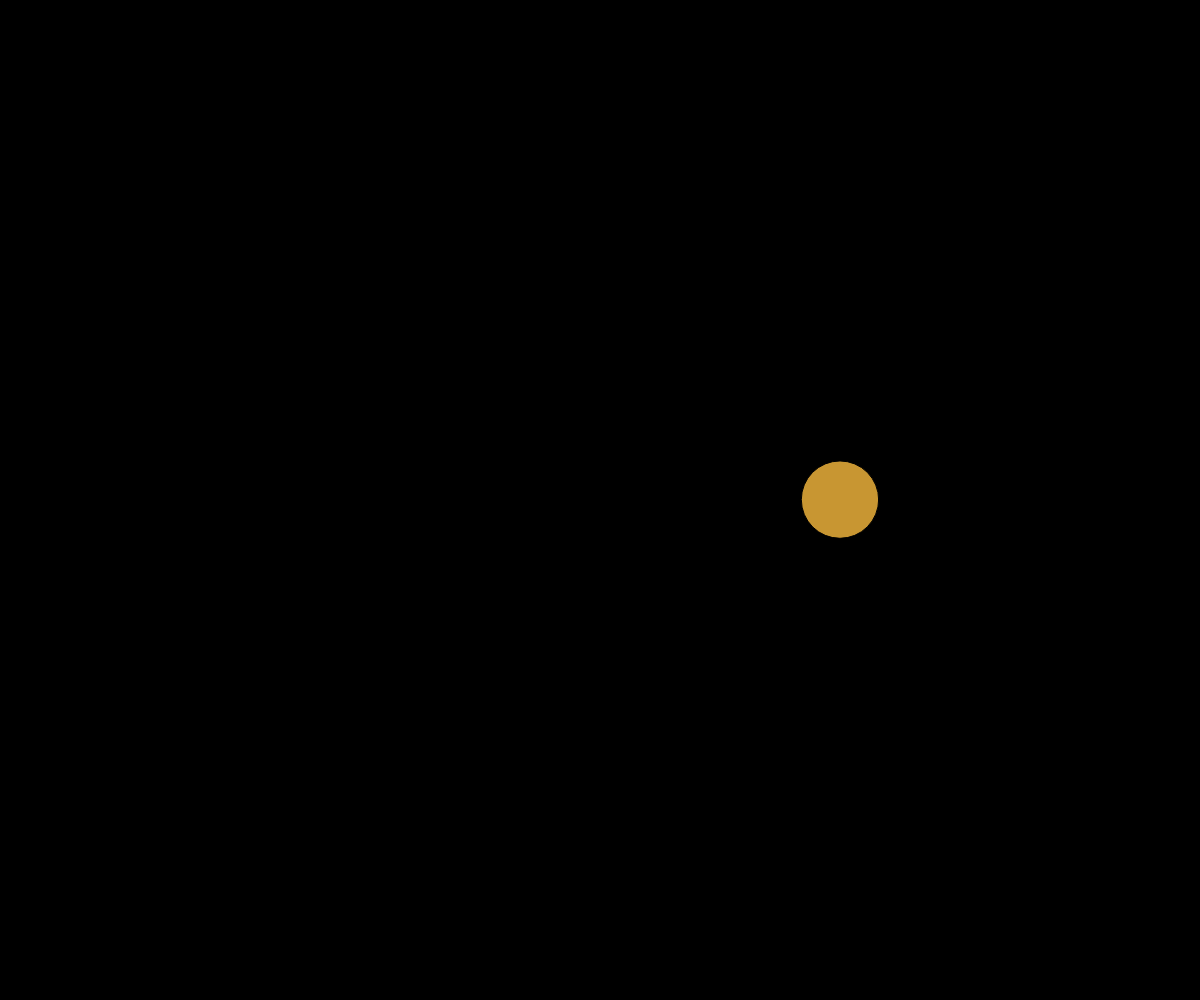
Frame 1 (no input)
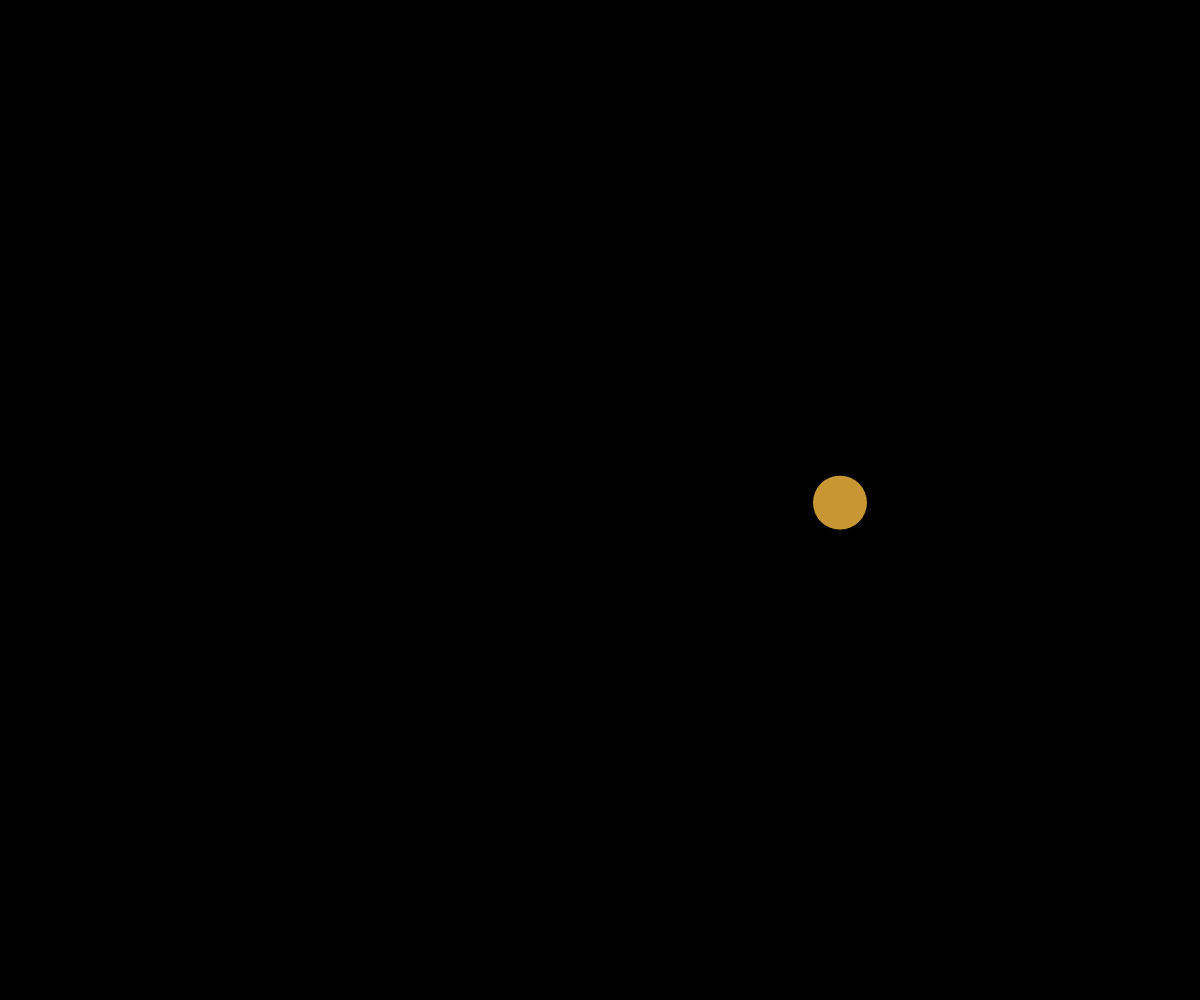
Frame 60 (no input)
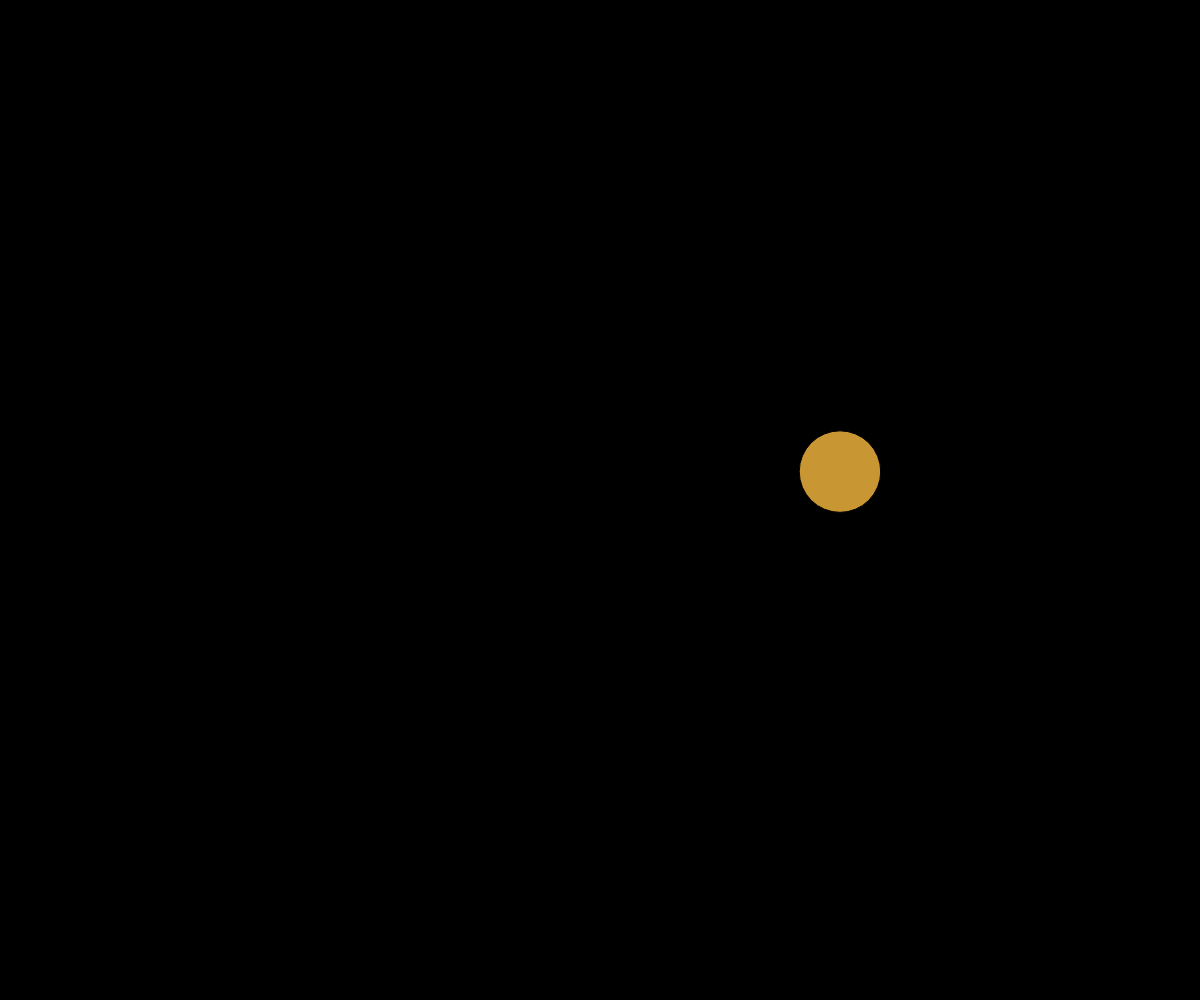
Frame 120 (the mouse pressed at the canvas centre since frame 60)

The p5.js sketch that drew these frames (run headless with seeded random() and noise() and a simulated clock; from frame 60 on, the mouse is pressed at the canvas centre):

// p5.js sketch
// ── sketch.js
// Random vs Noise
// Mr. Scott
// Feb 27, 2026
//
// Looking at unpredictability
// Specifically the difference between
// Uniformly distributed numbers
// and Perlin Noise
//
// Challenge: use noise() to make/use a
// ySpeed variable. Each frame, add 
// ySpeed to y2;
//


// Global Variables
let d1, d2;
let minSize = 5;  let maxSize = 200;
let x1, x2, y1, y2;

// variables for using noise()
let noiseTime = 5, noiseSpeed = 0.02;
//"noiseSpeed" controls how connected
//the random noise() values are





function setup() {
  createCanvas(windowWidth, windowHeight);
  x1 = width * 0.3;  y1 = height * 0.5;
  x2 = width * 0.7;  y2 = height * 0.5;
  //  frameRate(3);
}

let ySpeed = 0; //range:  -5 and + 5
let yNoiseTime = 10, yNoiseSpeed = 0.1;

function draw() {
  background(0);
  // randomSeed(703); //actual value
  // stars();
  ySpeed = noise(yNoiseTime);
  ySpeed = map(ySpeed,0,1,-5,5);
  y2 += ySpeed;
  yNoiseTime += yNoiseSpeed;
  //randomCircle();
  noiseCircle();
}

function noiseCircle(){
  //draw a fixed circle with randomly
  //changing (but smooth!) diameter
  fill(200,150,50);
  d2 = noise(noiseTime);//yields value between 0-1
  d2 = map(d2, 0, 1, minSize, maxSize);
  circle(x2, y2, d2);
  noiseTime += noiseSpeed;
}

function randomCircle(){
  //draw a fixed circle with random()ly
  //changing diameter
  fill(120,180,60);
  d1 = random(minSize, maxSize);
  circle(x1,y1,d1);
}

function stars() {
  //use random() to generate 100 stars
  //[alt][shft][F] - autoformat
  fill(255);
  for (let i = 0; i < 100; i++) {
    let x = random(0, width);
    let y = random(0, height);
    circle(x, y, 6);
  }

}
